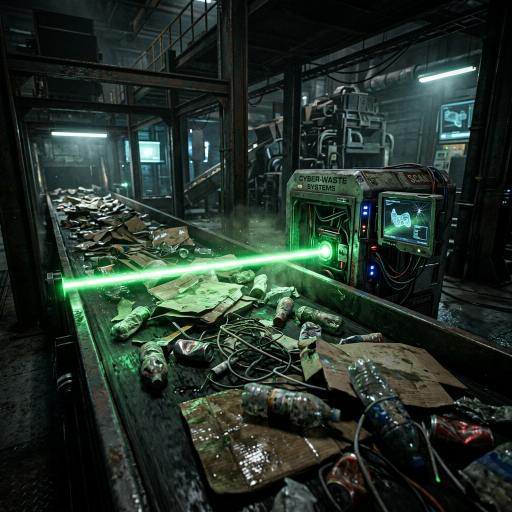
#> input picture frontend/assets/images/abt_challenges.png, 1024 x 1024 px (shown at 1/2 size)
$ python -i inference.py   (imports and definitions only)   (older library calls are emulated)
#> lines starting #> are read from the running program, lines starting #| are printed output that depends on the picture
"""
Inference helpers: TTA views and probability calibration.
"""

import json
import logging
from pathlib import Path
from typing import Dict, List, Optional

import cv2
import numpy as np

from ..utils.helpers import ImageProcessor

logger = logging.getLogger(__name__)

PROJECT_ROOT = Path(__file__).parent.parent.parent.parent
DEFAULT_CALIBRATION_PATH = PROJECT_ROOT / "models" / "inference_calibration.json"

DEFAULT_CALIBRATION = {
    "logit_bias": {
        "Plastic": -0.5,  # Heavily reduced to prevent overprediction
        "Organic": -0.25,
        "Metal": 0.25,
        "Paper_Cardboard": 0.25,
        "Glass": 0.1,
        "Textile": 0.05,
        "Miscellaneous": 0.6,  # Heavily increased
    },
    "misc_override_margin": 0.30,
    "misc_override_min_alt": 0.15,
    "metallic_threshold": 0.45,
    "metallic_metal_boost": 2.0,
    "metallic_misc_penalty": 2.0,
    "metallic_organic_penalty": 1.0,
    "paper_threshold": 0.22,
    "paper_boost": 2.2,
    "paper_plastic_penalty": 1.4,
    "plastic_glossy_threshold": 0.25,
    "plastic_penalty_when_paper": 1.1,
    "glass_plastic_threshold": 0.25,
    "glass_plastic_penalty": 4.0,
    "glass_plastic_boost": 0.8,
    "misc_plastic_confusion_penalty": 2.0,  # Increased
    "misc_texture_threshold": 0.30,  # Lowered threshold
    "misc_roughness_boost": 2.5,  # Increased boost
}

INFERENCE_VERSION = "2.2"


# [12 lines left out: function load_calibration, not called in this run]


def compute_visual_hints(rgb_image: np.ndarray) -> Dict[str, float]:
    """
    Vision cues: metallic scrap, organic color, paper/carton (e.g. juice boxes), glossy plastic, texture.
    """
    sample = cv2.resize(rgb_image, (224, 224), interpolation=cv2.INTER_AREA)
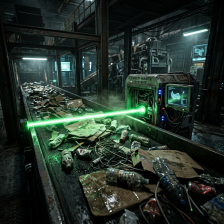
#> sample: shape (224, 224, 3); mean R, G, B 37, 49.9, 41.9
    hsv = cv2.cvtColor(sample, cv2.COLOR_RGB2HSV)
#> hsv: shape (224, 224, 3); mean H, S, V 67.5, 94.7, 50.7
    gray = cv2.cvtColor(sample, cv2.COLOR_RGB2GRAY)
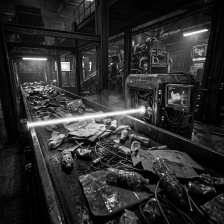
#> gray: shape (224, 224); min 0, max 255, mean 45.2

    sat = float(hsv[:, :, 1].mean()) / 255.0
#> sat = 0.371
    val_std = float(gray.std()) / 128.0
#> val_std = 0.361
    val_max = float(hsv[:, :, 2].max()) / 255.0
#> val_max = 1
    hue_std = float(hsv[:, :, 0].std()) / 90.0
#> hue_std = 0.273
    edges = float(cv2.Canny(gray, 40, 120).mean()) / 255.0
#> edges = 0.244
    neutral = 1.0 - min(abs(float(gray.mean()) - 128.0) / 128.0, 1.0)
#> neutral = 0.353

    sobelx = cv2.Sobel(gray, cv2.CV_64F, 1, 0, ksize=3)
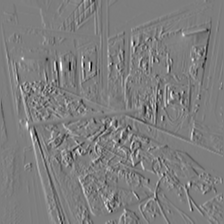
#> sobelx: shape (224, 224) float64; min -739, max 755, mean -0.1; drawn with min black and max white
    sobely = cv2.Sobel(gray, cv2.CV_64F, 0, 1, ksize=3)
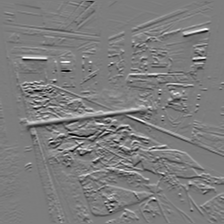
#> sobely: shape (224, 224) float64; min -712, max 739, mean 0; drawn with min black and max white
    line_score = min((float(np.abs(sobelx).mean()) + float(np.abs(sobely).mean())) / 128.0, 1.0)
#> line_score = 0.93

    metallic = (1.0 - sat) * 0.45 + min(val_std, 1.0) * 0.3 + edges * 0.15 + neutral * 0.1
#> metallic = 0.463
    organic = sat * min(hue_std, 1.0)
#> organic = 0.102

    # Printed cartons / tetra packs: color + edges, matte (not shiny bottle)
    matte = 1.0 - min(float(hsv[:, :, 2].std()) / 100.0, 1.0)
#> matte = 0.489
    paper_carton = (
        line_score * 0.22
        + min(hue_std, 1.0) * 0.32
        + sat * 0.28
        + matte * 0.18
    ) * (1.0 - min(metallic, 1.0) * 0.65)
#> paper_carton = 0.338

    # Glossy plastic bottles/bags: high saturation + bright specular peaks
    plastic_glossy = sat * val_max * 0.55 + (1.0 - matte) * 0.25
#> plastic_glossy = 0.332

    # NEW: Texture and roughness for Miscellaneous detection
    # Miscellaneous items often have irregular texture, varied edges
    laplacian = cv2.Laplacian(gray, cv2.CV_64F)
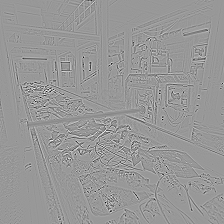
#> laplacian: shape (224, 224) float64; min -542, max 366, mean 0; drawn with min black and max white
    texture_score = float(np.abs(laplacian).mean()) / 50.0
#> texture_score = 0.612
    texture_score = min(texture_score, 1.0)

    # Roughness: high edge variation suggests non-uniform surface (Misc)
    roughness = edges * 0.6 + texture_score * 0.4
#> roughness = 0.391

    return {
        "metallic": float(np.clip(metallic, 0.0, 1.0)),
        "organic": float(np.clip(organic, 0.0, 1.0)),
        "paper_carton": float(np.clip(paper_carton, 0.0, 1.0)),
        "plastic_glossy": float(np.clip(plastic_glossy, 0.0, 1.0)),
        "saturation": float(np.clip(sat, 0.0, 1.0)),
        "roughness": float(np.clip(roughness, 0.0, 1.0)),  # NEW
        "texture": float(np.clip(texture_score, 0.0, 1.0)),  # NEW
    }


# [139 lines left out: functions build_tta_views, apply_calibration, format_prediction, not called in this run]

>>> import cv2
>>> picture = cv2.cvtColor(cv2.imread('../../../frontend/assets/images/abt_challenges.png'), cv2.COLOR_BGR2RGB)
>>> result = compute_visual_hints(picture)
#> result = {'metallic': 0.463, 'organic': 0.102, 'paper_carton': 0.338, 'plastic_glossy': 0.332, 'saturation': 0.371, 'roughness': 0.391, 'texture': 0.612}

$ run again, on frontend/assets/images/abt_context.png
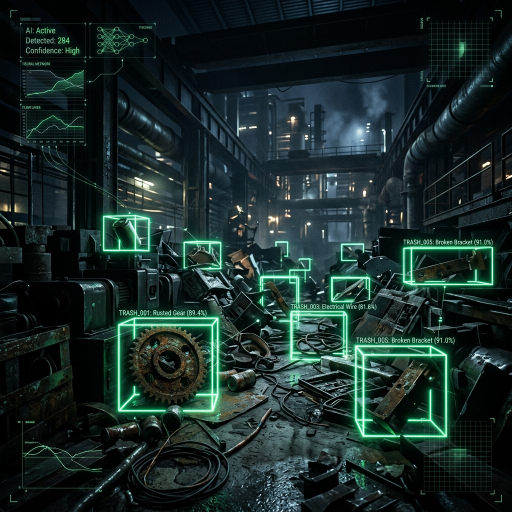
#> input picture frontend/assets/images/abt_context.png, 1024 x 1024 px (shown at 1/2 size)
#> hsv: shape (224, 224, 3); mean H, S, V 84.6, 133.3, 46.2
#> sat = 0.523
#> val_std = 0.307
#> val_max = 0.992
#> hue_std = 0.237
#> edges = 0.25
#> neutral = 0.297
#> in compute_visual_hints, `sobely = cv2.Sobel(gray, cv2.CV_64F, 0, 1, ksize=3)`:
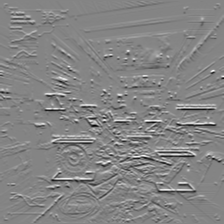
#> sobely: shape (224, 224) float64; min -769, max 711, mean 0.3; drawn with min black and max white
#> line_score = 0.934
#> metallic = 0.374
#> organic = 0.124
#> matte = 0.548
#> paper_carton = 0.398
#> in compute_visual_hints, `laplacian = cv2.Laplacian(gray, cv2.CV_64F)`:
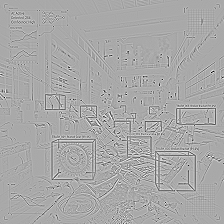
#> laplacian: shape (224, 224) float64; min -523, max 265, mean 0; drawn with min black and max white
#> texture_score = 0.656
#> roughness = 0.412
#> result = {'metallic': 0.374, 'organic': 0.124, 'paper_carton': 0.398, 'plastic_glossy': 0.398, 'saturation': 0.523, 'roughness': 0.412, 'texture': 0.656}

$ run again, on frontend/assets/images/abt_datasets.png
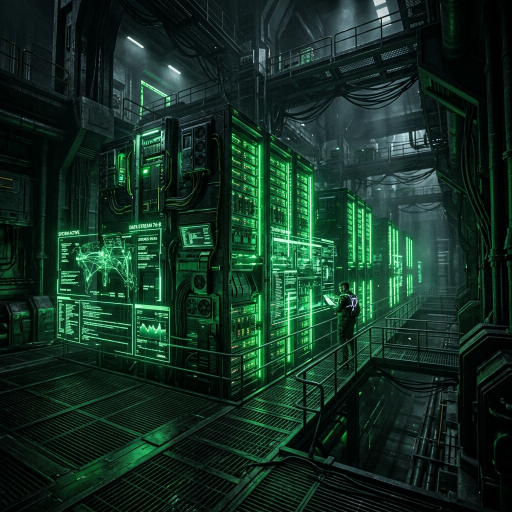
#> input picture frontend/assets/images/abt_datasets.png, 1024 x 1024 px (shown at 1/2 size)
#> hsv: shape (224, 224, 3); mean H, S, V 79.3, 155.1, 48.2
#> sat = 0.608
#> val_std = 0.269
#> val_max = 0.992
#> hue_std = 0.12
#> edges = 0.245
#> neutral = 0.298
#> in compute_visual_hints, `sobely = cv2.Sobel(gray, cv2.CV_64F, 0, 1, ksize=3)`:
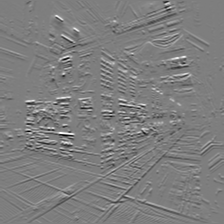
#> sobely: shape (224, 224) float64; min -617, max 629, mean -0.4; drawn with min black and max white
#> line_score = 0.722
#> metallic = 0.324
#> organic = 0.0728
#> matte = 0.571
#> paper_carton = 0.371
#> plastic_glossy = 0.439
#> in compute_visual_hints, `laplacian = cv2.Laplacian(gray, cv2.CV_64F)`:
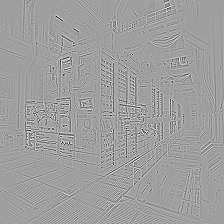
#> laplacian: shape (224, 224) float64; min -465, max 283, mean 0; drawn with min black and max white
#> texture_score = 0.569
#> roughness = 0.374
#> result = {'metallic': 0.324, 'organic': 0.0728, 'paper_carton': 0.371, 'plastic_glossy': 0.439, 'saturation': 0.608, 'roughness': 0.374, 'texture': 0.569}
